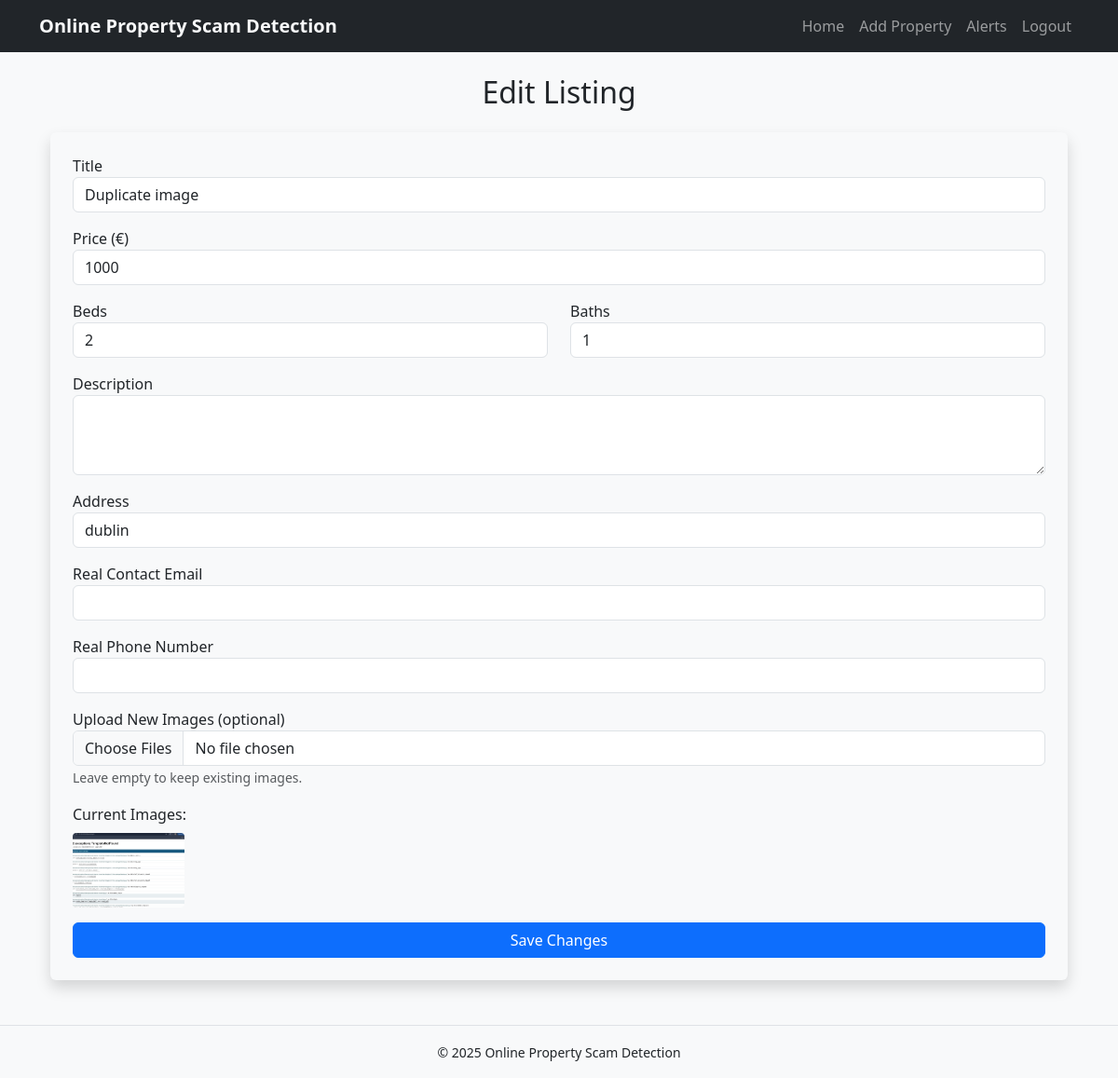
The page /edit/39 (signed in) on the database its author committed.
### tables this page shows
CREATE TABLE listings (
    id INTEGER PRIMARY KEY AUTOINCREMENT,
    title TEXT NOT NULL,
    price TEXT,
    beds TEXT,
    baths TEXT,
    description TEXT,
    image TEXT,
    contact_email TEXT
, image_gallery TEXT, honey_email TEXT, address TEXT, real_contact TEXT, real_phone TEXT, primary_image_hash TEXT, is_duplicate INTEGER DEFAULT 0, primary_image_phash TEXT);

### app.py (the view, shortened to what this page needs)
@app.route('/edit/<int:listing_id>', methods=['GET', 'POST'])
def edit_listing(listing_id):
    if not is_admin():
        return require_admin()
    listing = fetch_listing_by_id(listing_id)
    if not listing:
        return "Listing not found", 404
    return render_template('edit.html', listing=listing)

### app.py (called while the page is built)
def get_db_connection():
    conn = sqlite3.connect(DB_PATH)
    conn.row_factory = sqlite3.Row
    return conn

def fetch_listing_by_id(listing_id):
    conn = get_db_connection()
    row = conn.execute('SELECT * FROM listings WHERE id = ?', (listing_id,)).fetchone()
    conn.close()
    return dict(row) if row else None

def is_admin():
    return session.get("is_admin", False)

@app.context_processor
def inject_is_admin():
    return {"is_admin": is_admin()}

@app.before_request
def block_bad_ips():
    ip = request.remote_addr
    if ip in ('127.0.0.1', '::1'):
        return
    if is_ip_blocked(ip):
        return "🚫 Access denied — your IP is blocked.", 403

### templates/edit.html
{% extends "base.html" %}
{% block content %}
<div class="container mt-4">
  <h2 class="mb-4 text-center">Edit Listing</h2>
  <form method="POST" enctype="multipart/form-data" class="shadow p-4 rounded bg-light">
    <div class="mb-3">
      <label>Title</label>
      <input type="text" name="title" class="form-control" value="{{ listing.title }}" required>
    </div>
    <div class="mb-3">
      <label>Price (€)</label>
      <input type="number" name="price" class="form-control" value="{{ listing.price }}" required>
    </div>
    <div class="row">
      <div class="col-md-6 mb-3">
        <label>Beds</label>
        <input type="number" name="beds" class="form-control" value="{{ listing.beds }}" required>
      </div>
      <div class="col-md-6 mb-3">
        <label>Baths</label>
        <input type="number" name="baths" class="form-control" value="{{ listing.baths }}" required>
      </div>
    </div>
    <div class="mb-3">
      <label>Description</label>
      <textarea name="description" class="form-control" rows="3">{{ listing.description }}</textarea>
    </div>
    <div class="mb-3">
      <label>Address</label>
      <input type="text" name="address" class="form-control" value="{{ listing.address }}">
    </div>
    <div class="mb-3">
      <label>Real Contact Email</label>
      <input type="email" name="real_contact" class="form-control" value="{{ listing.real_contact }}">
    </div>
    <div class="mb-3">
      <label>Real Phone Number</label>
      <input type="text" name="real_phone" class="form-control" value="{{ listing.real_phone }}">
    </div>
    <div class="mb-3">
      <label>Upload New Images (optional)</label>
      <input type="file" name="images" class="form-control" accept="image/*" multiple>
      <small class="text-muted">Leave empty to keep existing images.</small>
    </div>
    {% if listing.image_gallery %}
    <div class="mb-3">
      <label class="form-label">Current Images:</label>
      <div class="d-flex flex-wrap gap-2">
        {% for img in listing.image_gallery.split(',') %}
        <img src="{{ img }}" style="height:80px; width:120px; object-fit:cover; border-radius:4px;">
        {% endfor %}
      </div>
    </div>
    {% endif %}
    <button type="submit" class="btn btn-primary w-100">Save Changes</button>
  </form>
</div>
{% endblock %}

### static/css/style.css (style rules this page uses)
body { background-color: #f8f9fa; }

### rows shown on the page
listings: title "Duplicate image", price "1000", beds "2", baths "1", address "dublin", image_gallery (picture)
